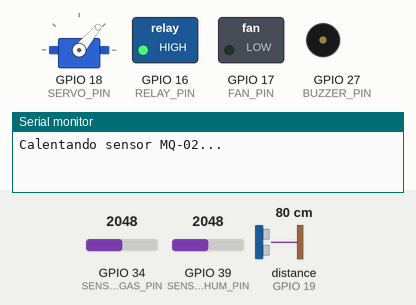
Recording of a sketch running on a simulated ESP32. On the bench: servo, switched loads named in the sketch (green lamp = pin HIGH), buzzer (waves = sounding, pin HIGH), the last lines printed to the serial monitor. Inputs (shaded band) come from the test bench; at power-on: GPIO 34 (SENSOR_GAS_PIN) = 2048, GPIO 39 (SENSOR_HUM_PIN) = 2048, distance to the obstacle (sensor on GPIO 19) 80 cm. The echo pulse lasts 58.3 µs per cm; pins used as bus, display or sensor lines are not drawn.

Above: at 0.1 s.
At 20.1 s:
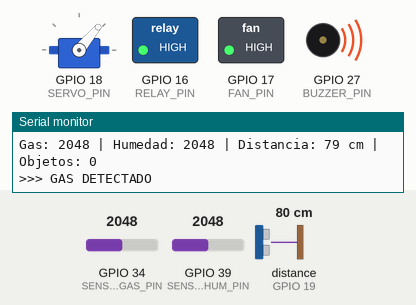
Timing chart, 0 to 21.6 s (numbered marks = the images above):
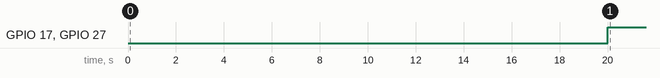

The sketch:

automatizacion_final_no_api.ino
```cpp
#include <ESP32Servo.h>

#define SENSOR_GAS_PIN  34
#define SENSOR_HUM_PIN  39
#define BUZZER_PIN      27
#define RELAY_PIN       16
#define FAN_PIN         17
#define SERVO_PIN       18
#define TRIG_PIN        23
#define ECHO_PIN        19

int umbralGas        = 500;
int umbralHumedad    = 3000;
int distanciaUmbral  = 10;   // cm — objeto detectado si está a menos de esto
int contadorObjetos  = 0;
bool objetoPresente  = false;

Servo puerta;
bool puertaAbierta = false;
int pos_puerta_cerrada = 50;
int pos_puerta_abierta = 0;

long medirDistancia() {
  digitalWrite(TRIG_PIN, LOW);
  delayMicroseconds(2);
  digitalWrite(TRIG_PIN, HIGH);
  delayMicroseconds(10);
  digitalWrite(TRIG_PIN, LOW);
  long duracion = pulseIn(ECHO_PIN, HIGH, 30000); // timeout 30ms
  return duracion * 0.034 / 2;
}

void setup() {
  Serial.begin(115200);
  pinMode(BUZZER_PIN, OUTPUT);
  pinMode(RELAY_PIN, OUTPUT);
  pinMode(FAN_PIN, OUTPUT);
  pinMode(TRIG_PIN, OUTPUT);
  pinMode(ECHO_PIN, INPUT);
  digitalWrite(BUZZER_PIN, LOW);
  digitalWrite(RELAY_PIN, HIGH);
  digitalWrite(FAN_PIN, LOW);

  puerta.attach(SERVO_PIN);
  puerta.write(pos_puerta_cerrada);

  Serial.println("Calentando sensor MQ-02...");
  delay(20000);
}

void loop() {
  int valorGas     = analogRead(SENSOR_GAS_PIN);
  int valorHumedad = analogRead(SENSOR_HUM_PIN);
  long distancia   = medirDistancia();

  // --- Contador de objetos ---
  if (distancia > 0 && distancia < distanciaUmbral) {
    if (!objetoPresente) {
      contadorObjetos++;
      objetoPresente = true;
      Serial.print(">>> Objeto detectado! Total: ");
      Serial.println(contadorObjetos);
    }
  } else {
    objetoPresente = false; // Objeto salió, listo para el siguiente
  }

  Serial.print("Gas: ");
  Serial.print(valorGas);
  Serial.print(" | Humedad: ");
  Serial.print(valorHumedad);
  Serial.print(" | Distancia: ");
  Serial.print(distancia);
  Serial.print(" cm | Objetos: ");
  Serial.println(contadorObjetos);

  // --- Alarma por gas ---
  if (valorGas > umbralGas) {
    Serial.println(">>> GAS DETECTADO");
    digitalWrite(BUZZER_PIN, HIGH);
    digitalWrite(FAN_PIN, HIGH);
  }
  // --- Humedad alta ---
  else if (valorHumedad < umbralHumedad) {
    Serial.println(">>> HUMEDAD ALTA - Abriendo puerta");
    digitalWrite(BUZZER_PIN, HIGH);
    digitalWrite(RELAY_PIN, LOW); // apagando motor
    if (!puertaAbierta) {
      puerta.write(pos_puerta_abierta);
      puertaAbierta = true;
    }
  }
  // --- Todo normal ---
  else {
    digitalWrite(BUZZER_PIN, LOW);
    digitalWrite(RELAY_PIN, HIGH); // encendiendo motor
    digitalWrite(FAN_PIN, LOW);
    if (puertaAbierta) {
      puerta.write(pos_puerta_cerrada);
      puertaAbierta = false;
    }
  }

  delay(100); // Más rápido para no perder objetos en la banda
}
```

Measured:
- by itself, GPIO 17 (FAN_PIN), GPIO 27 (BUZZER_PIN): LOW → HIGH at 20.0 s
